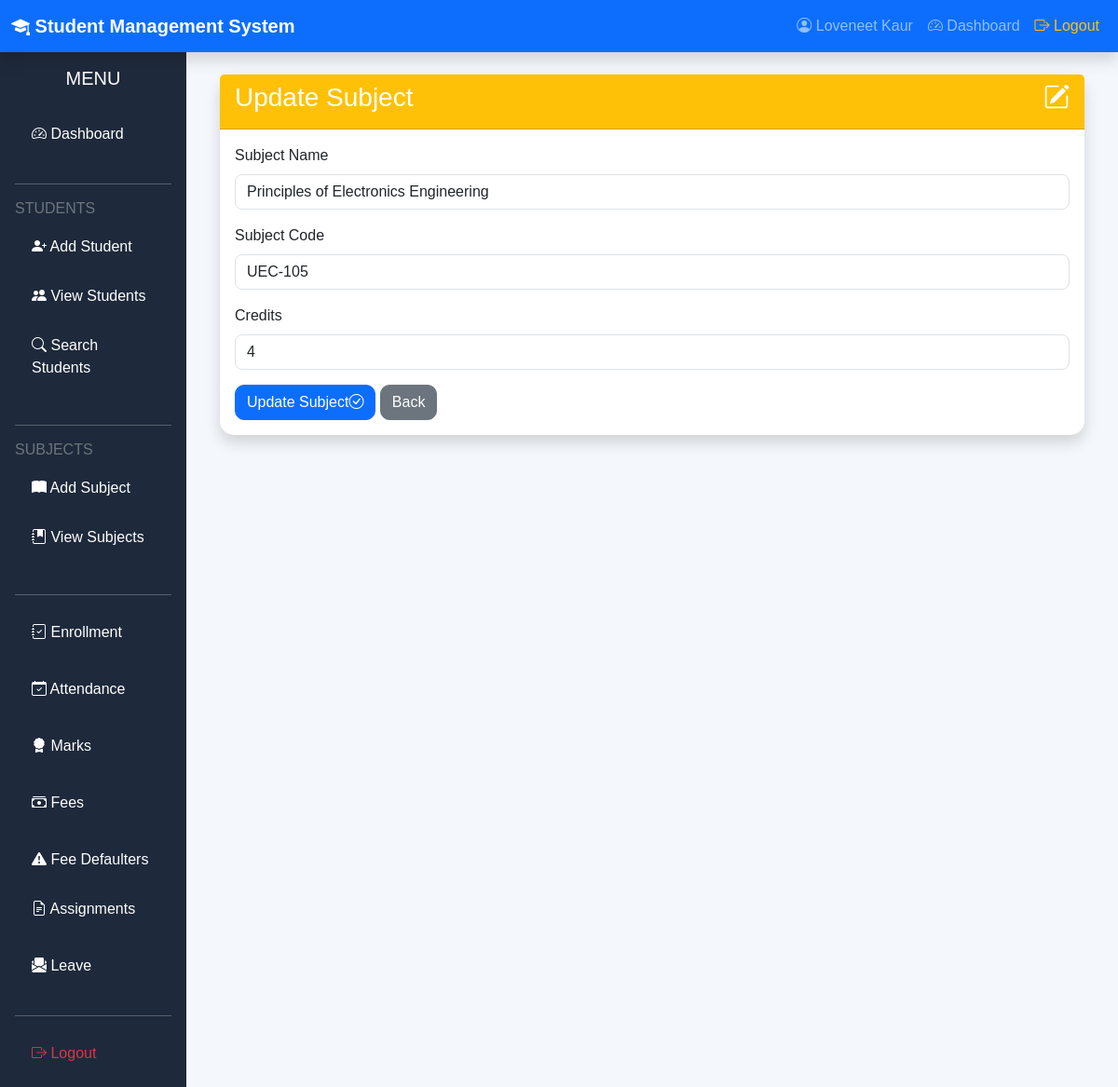
The app's page /update_subject/2 (signed in) with its own data.
### models.py (models this page shows)
class Subject(db.Model):
    __tablename__ = "subjects"
    id = db.Column(db.Integer, primary_key=True)
    subject_name = db.Column(
        db.String(100),
        nullable=False
    )
    subject_code = db.Column(
        db.String(20),
        unique=True,
        nullable=False
    )
    credits = db.Column(db.Integer)

### routes/subjects/crud.py (the view, shortened to what this page needs)
@app.route("/update_subject/<int:id>",
           methods=["GET", "POST"])
def update_subject(id):
    if "user_id" not in session:
        return redirect("/login")
    subject = Subject.query.get_or_404(id)
    return render_template(
        "update_subject.html",
        subject=subject
    )

### templates/update_subject.html (shortened to what this page needs)
{% extends "base.html" %}
{% block content %}
<div class="container">
    <div class="card shadow">
        <div class="card-header bg-warning">
            <h3>
                <i class="bi bi-pencil-square"></i>
                Update Subject
            </h3>
        </div>
        <div class="card-body">
            <form method="POST">
                <div class="mb-3">
                    <label class="form-label">
                        Subject Name
                    </label>
                    <input
                        type="text"
                        name="subject_name"
                        class="form-control"
                        value="{{ subject.subject_name }}"
                        required>
                </div>
                <div class="mb-3">
                    <label class="form-label">
                        Subject Code
                    </label>
                    <input
                        type="text"
                        name="subject_code"
                        class="form-control"
                        value="{{ subject.subject_code }}"
                        required>
                </div>
                <div class="mb-3">
                    <label class="form-label">
                        Credits
                    </label>
                    <input
                        type="number"
                        name="credits"
                        class="form-control"
                        min="1"
                        max="10"
                        value="{{ subject.credits }}"
                        required>
                </div>
                <button class="btn btn-primary">
                    <i class="bi bi-check-circle"></i>
                    Update Subject
                </button>
                <a href="/view_subjects"
                   class="btn btn-secondary">
                    Back
                </a>
            </form>
        </div>
    </div>
</div>
{% endblock %}

### static/css/style.css (style rules this page uses)
body { background:#f4f6f9; font-family:Arial, Helvetica, sans-serif; }
.card { border:none; border-radius:12px; box-shadow:0 2px 10px rgba(0,0,0,.08); }
.card-header { font-weight:bold; }
.btn { border-radius:8px; }
.form-control, .form-select { border-radius:8px; }
body { background:#f4f7fb; }
.card { border:none; border-radius:15px; transition:.3s; }
.card-header { background:#0d6efd; color:white; font-weight:bold; }
.btn { border-radius:10px; }
.card i { float:right; }

### records on screen
Subject: subject_name "Principles of Electronics Engineering", subject_code "UEC-105", credits "4"

### other values on screen
{{ session["username"] }} "Loveneet Kaur"
